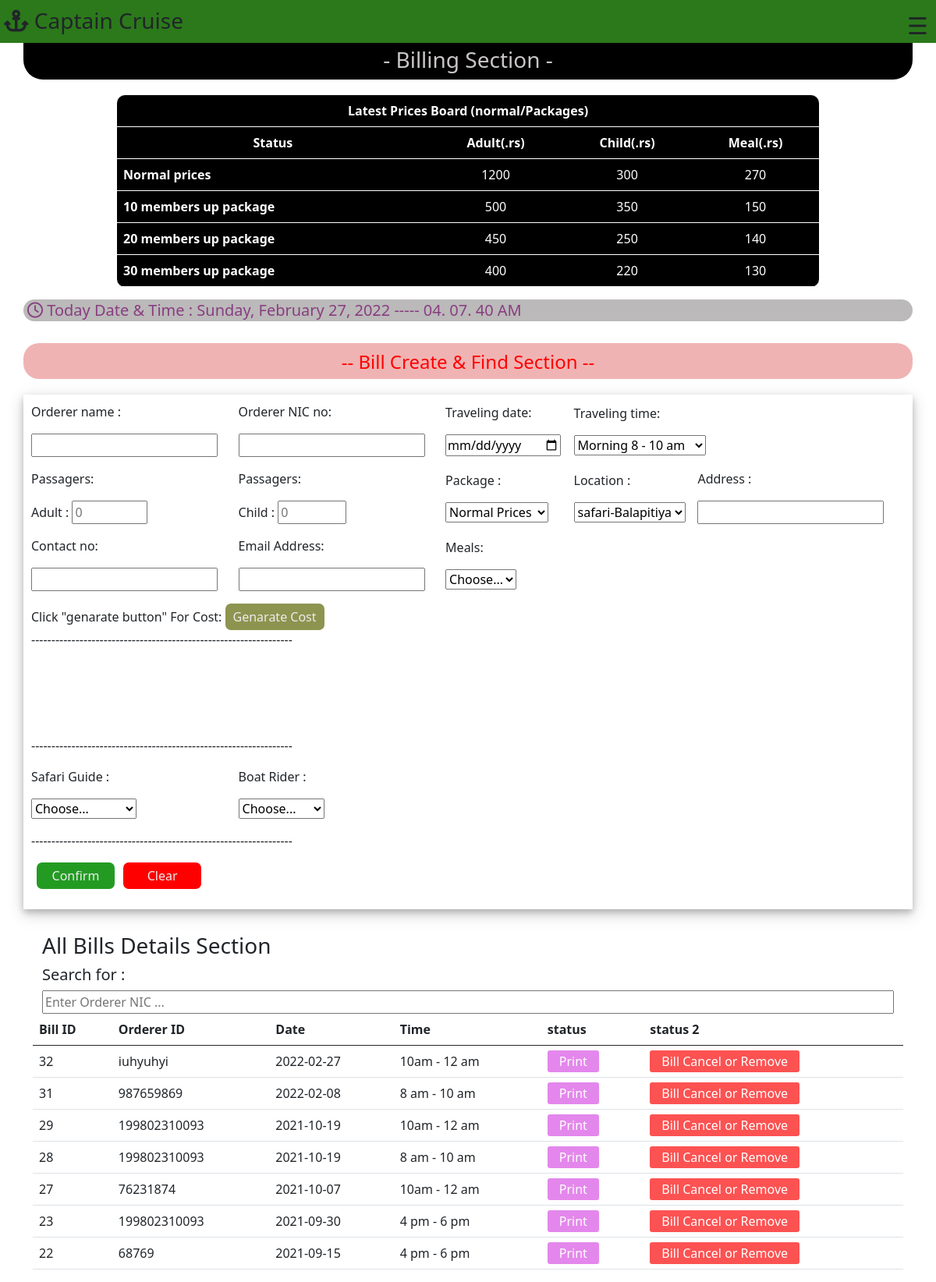
/Billing-section/billing.php, run on the app's committed database.
### tables this page shows
CREATE TABLE `prices` (
  `ID` int(11) NOT NULL,
  `Adult` varchar(50) NOT NULL,
  `child` varchar(50) NOT NULL,
  `meal` varchar(50) NOT NULL
);

CREATE TABLE `bills` (
  `bill_ID` int(40) NOT NULL,
  `Orderer_name` varchar(100) NOT NULL,
  `Orderer_ID` varchar(100) NOT NULL,
  `Booking_date` text NOT NULL,
  `Booking_time` varchar(50) NOT NULL,
  `Adult` int(50) NOT NULL,
  `Child` int(60) NOT NULL,
  `package` varchar(100) NOT NULL,
  `Location` varchar(60) NOT NULL,
  `Address` varchar(100) NOT NULL,
  `Contact_no` varchar(60) NOT NULL,
  `Email` varchar(60) NOT NULL,
  `Meals` varchar(60) NOT NULL,
  `Adult_cost` varchar(60) NOT NULL,
  `Child_cost` varchar(60) NOT NULL,
  `Meal_cost` varchar(60) NOT NULL,
  `Total_cost` varchar(60) NOT NULL,
  `Guide` varchar(100) NOT NULL,
  `Rider` varchar(100) NOT NULL,
  `Ontime` varchar(100) NOT NULL
);

### Billing-section/billing.php (the view, shortened to what this page needs)
<!DOCTYPE html>
<html lang="en">
<head>
    <link rel="stylesheet" href="./billing.css?v=<?php echo time(); ?> ">
    <link href="https://cdn.jsdelivr.net/npm/bootstrap@5.1.0/dist/css/bootstrap.min.css" rel="stylesheet">
</head>
<body onload="initClocks()">
    <div class="container">
    <div class="row fixed-top" id="row1">
            <div class="col-8" id="col1">
                <h3><i class="fas fa-anchor"></i> Captain Cruise</h3>
            </div>
            <div class="col" id="col2">
                <span style="font-size:30px;cursor:pointer" onclick="openNav()">&#9776;</span>
            </div>
        </div>
      <div class="row " id="row3">
          <h3>- Billing Section - </h3>
      </div>
      <div class="row" id="row-price">
      <table class="table" id="price-board">
      <tr >
          <th colspan="4">Latest Prices Board (normal/Packages)</th>
      </tr>
      <tr>
          <th>Status</th>
          <th>Adult(.rs)</th>
          <th>Child(.rs)</th>
          <th>Meal(.rs)</th>
      </tr>
      <tr>
          <th  id="topic-table">Normal prices </th>
          <?php
                $connection = mysqli_connect('localhost', 'root', '', 'captaincruise');
                $sql = "SELECT * FROM prices where id=1 order by ID desc";
                $result = mysqli_query($connection , $sql);
                while($row = mysqli_fetch_array($result)){
         echo" <td>".$row['Adult']."</td>";
         echo"<td >".$row['child']."</td>";
          echo"<td>".$row['meal']."</td>";
        };
        ?>
      </tr>
      <tr>
          <th id="topic-table">10 members up package </th>
          <?php
                $connection = mysqli_connect('localhost', 'root', '', 'captaincruise');
                $sql = "SELECT * FROM prices where id=2 order by ID desc";
                $result = mysqli_query($connection , $sql);
                while($row = mysqli_fetch_array($result)){
         echo" <td>".$row['Adult']."</td>";
         echo"<td>".$row['child']."</td>";
          echo"<td>".$row['meal']."</td>";
        };
        ?>
      </tr>
      <tr>
          <th id="topic-table">20 members up package </th>
          <?php
                $connection = mysqli_connect('localhost', 'root', '', 'captaincruise');
                $sql = "SELECT * FROM prices where id=3 order by ID desc";
                $result = mysqli_query($connection , $sql);
                while($row = mysqli_fetch_array($result)){
         echo" <td>".$row['Adult']."</td>";
         echo"<td>".$row['child']."</td>";
          echo"<td>".$row['meal']."</td>";
        };
        ?>
      </tr>
      <tr>
          <th id="topic-table">30 members up package </th>
          <?php
                $connection = mysqli_connect('localhost', 'root', '', 'captaincruise');
                $sql = "SELECT * FROM prices where id=4 order by ID desc";
                $result = mysqli_query($connection , $sql);
                while($row = mysqli_fetch_array($result)){
         echo" <td>".$row['Adult']."</td>";
         echo"<td>".$row['child']."</td>";
          echo"<td>".$row['meal']."</td>";
        };
        ?>
      </tr>
      </table>
      </div>
      <div class="row" id="timedate">
       <h5 id="timeanddate">
      <span id="datetimeonline"><i class="fa fa-clock-o" aria-hidden="true"></i> Today Date & Time :</span>
              <span id="dayname"></span>,
              <span id="month"></span>
              <span id="daynum"></span>,
              <span id="year"></span> -----
              <span id="hour"></span>.
              <span id="min"></span>.
              <span id="sec"> </span>
              <span id="period"></span>
              </h5>
      </div>
      <div class="row" id="row4">
          <h4> -- Bill Create & Find Section --</h4>
      </div>
      <div class="row" id="row5">
         <form action="billing.php" method="POST" enctype="multipart/form-data" id="form-menu">
         <div class="table-responsive">
                <table class="table" id="form-table">
                <tr>
                    <td id="bill-form-td">
                      <p> Orderer name :</p>
                    <p><input type="text" name="orderer" id="" required  ></p>
                    </td>
                    <td>
                    <p>Orderer NIC no:</p>
                    <p><input type="text" name="orderid" id="" required ></p>
                    </td>
                    <td>
                    <p>Traveling date:</p>
                    <p><input type="date" name="bookingdate" id="" required ></p>
                    </td>
                    <td colspan="2">
                    <p>Traveling time:</p>
                    <p> <select id="bookingtime" name="bookingtime" required >
                    <option value="8 am - 10 am">Morning 8 - 10 am</option>
                            </select></p>
                    </td>
                </tr>
                <tr>
                    <td>
                        <p>Passagers:</p>
                        <p>Adult : <input type="number"   name="adult" id="adult" required min="0" max="100" placeholder="0"></p>
                    </td>
                    <td>
                        <p>Passagers: </p>
                        <p>Child : <input type="number" name="child" id="child" min="0" max="20" placeholder="0"></p>
                    </td>
                    <td>
                        <p>Package :</p>
                        <p> <select id="package" name="package" >
                            <option value="normal">Normal Prices</option>
                            </select></p>
                    </td>
                    <td>
                        <p>Location :</p>
                        <p> <select id="location" name="location" >
                            <option value="Madu">safari-Balapitiya</option>
                            </select></p>
                    </td>
                    <td>
                        <p>Address :</p>
                        <p> <input type="text" name="Address" id=""   required></p>
                    </td>
                </tr>
                <tr>
                    <td>
                        <p>Contact no:</p>
                        <p> <input type="text" name="contact" id=""   required></p>
                    </td>
                    <td>
                        <p>Email Address:</p>
                        <p><input type="text" name="email" id=""  required></p>
                    </td>
                    <td>
                        <p>Meals:</p>
                        <p><select id="meal" name="meal" >
                            <option value="notvalue" selected>Choose...</option>
                            </select></p>
                    </td>
                </tr>
                <tr>
                    <td colspan="2">
                   Click "genarate button" For Cost: <input type="button" onclick="JavaScript:genarate()" value="Genarate Cost" id="cost-btn">
                    </td>
                </tr>
                <tr>
                    <td colspan="5">
                        <p>-----------------------------------------------------------------
                        </p>
                    </td>
                </tr>
                <tr id="count">
                    <td  id="ad"></td>
                    <td><input type="text" name="adcost" id="ad-cost"  ></td>
                </tr>
                <tr  id="count">
                    <td id="chi-pass-co"></td>
                    <td><input type="text" name="chicost" id="chi-cost"  ></td>
                </tr>
                <tr id="count">
                    <td id="pass-meal-co"><p id="pass-meal-co"></p></td>
                    <td><input type="text" name="mealcost" id="meal-cost"  ></td>
                </tr>
                <tr id="count">
                    <td id="tot-pass-cost"></td>
                    <td><input type="text" name="totalcost" id="total-cost" ></td>
                </tr>
                <tr>
                    <td colspan="5">
                    <p>-----------------------------------------------------------------
                        </p>
                    </td>
                </tr>
                <tr>
                    <td>
                        <p> Safari Guide :</p>
                        <p><select id="guide" name="guide" >
                            <option hidden>Choose...</option>
                            </select></p>
                    </td>
                    <td>
                        <p> Boat Rider :</p>
                        <p><select id="guide" name="boatrider" >
                            <option hidden>Choose...</option>
                            </select></p>
                    </td>
                </tr>
                <tr>
                    <td colspan="5">
                    <p>-----------------------------------------------------------------
                        </p>
                    </td>
                <tr>
                <td colspan="2">
                <input type="submit" name="submit" value="Confirm" id="confirm-btn"> <input type="reset" value="Clear" onclick="Clean()" id="clear-btn">
                </td>
                </tr>
                </table>
         </div>
        </form>
<div class="row" id="row6">
   <h3>All Bills Details Section</h3>
   <div class="search-container">
        <h5>Search for :</h5>
        <div class="search-bar" id="search-bar">
      <input type="text" onkeyup="search()" placeholder="Enter Orderer NIC ..." name="search" id="searchbox">
        </div>
  </div>
  <table class="table" id="Bill-table">
  <thead>
      <tr>
          <th scope="col">Bill ID</th>
          <th>Orderer ID</th>
          <th>Date</th>
          <th>Time</th>
          <th>status</th>
          <th>status 2</th>
      </tr>
      </thead>
      <tbody id="tbody">
      <?php
            $connection = mysqli_connect('localhost', 'root', '', 'captaincruise');
            $sql = "SELECT * FROM bills order by bill_ID desc";
            $result = mysqli_query($connection , $sql);
            while($row = mysqli_fetch_array($result)){
      echo'<tr>';
        echo  "<td>".$row['bill_ID']."</td>";
          echo"<td>".$row['Orderer_ID']."</td>";
          echo"<td>".$row['Booking_date']."</td>";
          echo"<td>".$row['Booking_time']."</td>";
          echo"<td><a href='../Bill-details/Bill-details.php?id=".$row['bill_ID']."' id='details-btn'>Print</a></td>";
          echo"<td> <a href='./delete.php?id=".$row['bill_ID']."' id='delete' > Bill Cancel or Remove</td>";
      echo'</tr>';
            }
      ?>
</tbody>
  </table>
     </div>
    </div>
</body>
</html>

### Billing-section/billing.css (style rules this page uses)
#row1 { padding-top: 10px; background-color: #2b791b; padding-left: 5px; padding-right: 10px; }
#col2 { text-align: right; }
#row3 { text-align: center; margin-top: 0px; background-color: black; color: #cac6c6; padding-top: 60px; border-radius: 25px; }
#row-price { margin-top: 20px; -webkit-box-pack: center; -ms-flex-pack: center; justify-content: center; }
#price-board { width: 900px; background: black; color: white; }
#price-board tr, th { text-align: center; -webkit-transition: ease-in-out 0.2s; transition: ease-in-out 0.2s; }
#topic-table { text-align: left; }
#price-board tr, td { border: none; outline: none; }
#row4 { color: red; padding-top: 10px; margin-top: 20px; text-align: center; background: #f0b3b3; border-radius: 20px; }
#row5 { padding-top: 20px; -webkit-box-pack: center; -ms-flex-pack: center; justify-content: center; grid-gap: 30px; }
#form-table td { border: none; margin: 0px; padding: 0px; vertical-align: middle; }
#delete { background: #fc5252; padding: 3px 15px; color: white; outline: none; border: none; border-radius: 3px; text-decoration: none; }
#timedate { color: #883e82; }
#timeanddate { background: #bbb9b9; padding: 2px 5px; border-radius: 14px; }
#confirm-btn { background-color: #239b23; padding: 5px 10px; color: #ececec; outline: none; border: none; border-radius: 7px; cursor: pointer; margin-left: 7px; width: 100px; }
#clear-btn { background-color: red; margin-left: 7px; padding: 5px 10px; color: #ececec; outline: none; border: none; border-radius: 7px; cursor: pointer; width: 100px; }
#cost-btn { background-color: rgba(137, 145, 73, 0.966); padding: 5px 10px; color: #ececec; outline: none; border: none; border-radius: 7px; cursor: pointer; }
#count { line-height: 15px; }
#count td { padding: 0px; }
table { background-color: white; border-radius: 10px; }
#total-cost { color: red; }
#ad-cost, #chi-cost, #meal-cost, #total-cost { outline: none; background-color: white; border: none; }
#form-menu { padding: 10px; -webkit-box-shadow: 0 4px 8px 0 rgba(0, 0, 0, 0.2), 0 6px 20px 0 rgba(0, 0, 0, 0.19); box-shadow: 0 4px 8px 0 rgba(0, 0, 0, 0.2), 0 6px 20px 0 rgba(0, 0, 0, 0.19); }
#details-btn { padding: 3px 15px; background-color: #e487ec; color: white; outline: none; border: none; border-radius: 3px; text-decoration: none; }
#search-bar { text-align: right; }
#searchbox { width: 100%; }
#tbody { overflow: hidden; }

### data on the page
prices: Adult "1200", child "300", meal "270"
prices: Adult "500", child "350", meal "150"
prices: Adult "450", child "250", meal "140"
prices: Adult "400", child "220", meal "130"
bills: bill_ID "32", Orderer_ID "iuhyuhyi", Booking_date "2022-02-27", Booking_time "10am - 12 am"
bills: bill_ID "31", Orderer_ID "987659869", Booking_date "2022-02-08", Booking_time "8 am - 10 am"
bills: bill_ID "29", Orderer_ID "199802310093", Booking_date "2021-10-19", Booking_time "10am - 12 am"
bills: bill_ID "28", Orderer_ID "199802310093", Booking_date "2021-10-19", Booking_time "8 am - 10 am"
bills: bill_ID "27", Orderer_ID "76231874", Booking_date "2021-10-07", Booking_time "10am - 12 am"
bills: bill_ID "23", Orderer_ID "199802310093", Booking_date "2021-09-30", Booking_time "4 pm - 6 pm"
bills: bill_ID "22", Orderer_ID "68769", Booking_date "2021-09-15", Booking_time "4 pm - 6 pm"
